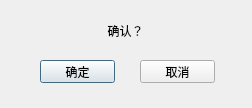
<?xml version="1.0" encoding="UTF-8"?>
<ui version="4.0">
 <class>DeleteConfirmDialog</class>
 <widget class="QDialog" name="DeleteConfirmDialog">
  <property name="geometry">
   <rect>
    <x>0</x>
    <y>0</y>
    <width>252</width>
    <height>108</height>
   </rect>
  </property>
  <property name="windowTitle">
   <string>Dialog</string>
  </property>
  <widget class="QLabel" name="label">
   <property name="geometry">
    <rect>
     <x>30</x>
     <y>10</y>
     <width>191</width>
     <height>41</height>
    </rect>
   </property>
   <property name="text">
    <string>确认？</string>
   </property>
   <property name="scaledContents">
    <bool>false</bool>
   </property>
   <property name="alignment">
    <set>Qt::AlignCenter</set>
   </property>
  </widget>
  <widget class="QPushButton" name="yesBtn">
   <property name="geometry">
    <rect>
     <x>40</x>
     <y>60</y>
     <width>75</width>
     <height>23</height>
    </rect>
   </property>
   <property name="text">
    <string>确定</string>
   </property>
  </widget>
  <widget class="QPushButton" name="noBtn">
   <property name="geometry">
    <rect>
     <x>140</x>
     <y>60</y>
     <width>75</width>
     <height>23</height>
    </rect>
   </property>
   <property name="text">
    <string>取消</string>
   </property>
  </widget>
 </widget>
 <resources/>
 <connections>
  <connection>
   <sender>noBtn</sender>
   <signal>clicked()</signal>
   <receiver>DeleteConfirmDialog</receiver>
   <slot>reject()</slot>
   <hints>
    <hint type="sourcelabel">
     <x>178</x>
     <y>105</y>
    </hint>
    <hint type="destinationlabel">
     <x>184</x>
     <y>129</y>
    </hint>
   </hints>
  </connection>
  <connection>
   <sender>yesBtn</sender>
   <signal>clicked()</signal>
   <receiver>DeleteConfirmDialog</receiver>
   <slot>accept()</slot>
   <hints>
    <hint type="sourcelabel">
     <x>77</x>
     <y>105</y>
    </hint>
    <hint type="destinationlabel">
     <x>77</x>
     <y>129</y>
    </hint>
   </hints>
  </connection>
 </connections>
</ui>
